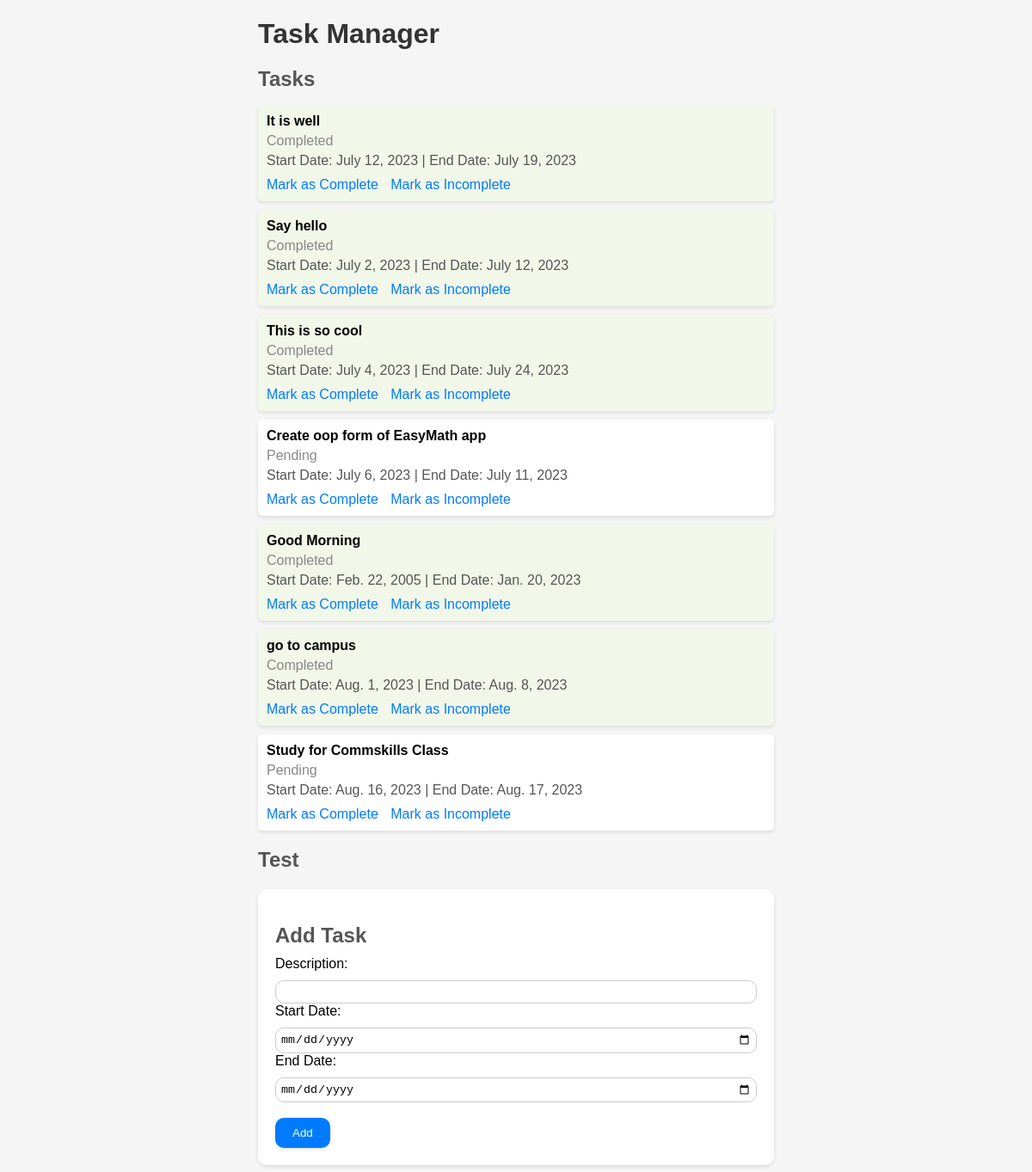
Before: / with the older database file.
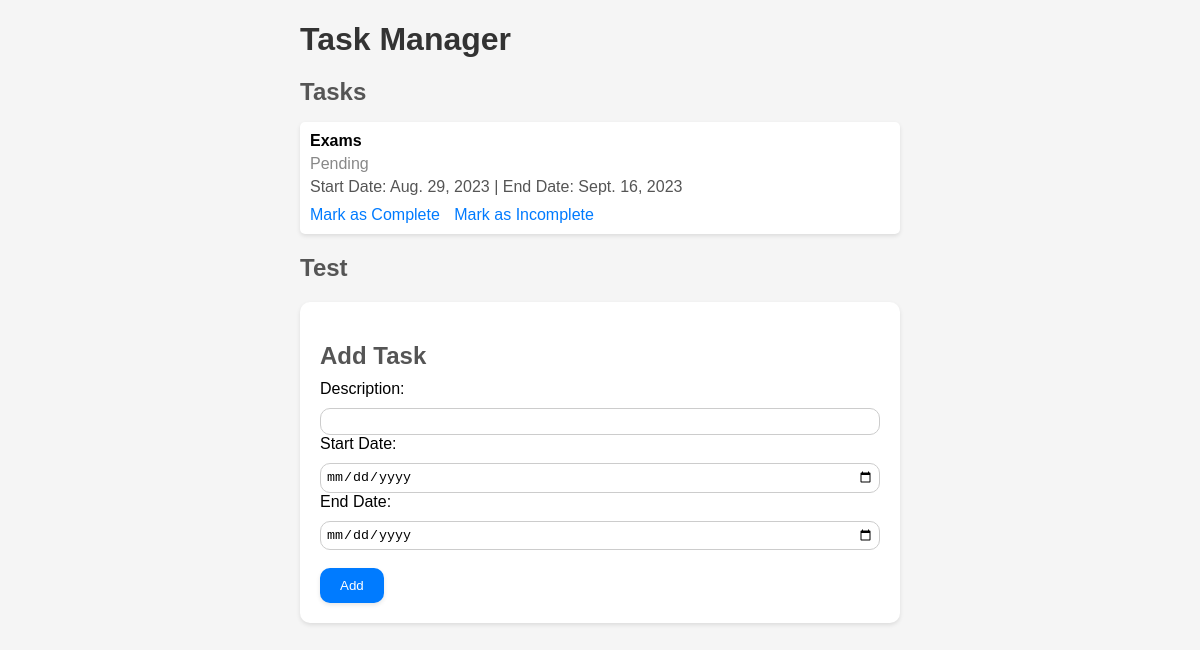
After: the same page with the newer database file.
### tasks/models.py (models this page shows, shortened)
class Task(models.Model):
    description = models.CharField(max_length=100)
    start_date = models.DateField()
    end_date = models.DateField()
    completed = models.BooleanField(default=False)

### tasks/views.py (the view)
# urls.py: path('', views.index, name='index'),
def index(request):
    tasks = Task.objects.all()
    context = {'tasks': tasks}
    return render(request, 'tasks/index.html', context)

### tasks/templates/tasks/index.html (shortened to what this page needs)
<!DOCTYPE html>
<html>
<head>
</head>
<body>
    <h1>Task Manager</h1>
    <h2>Tasks</h2>
    <ul>
        {% for task in tasks %}
        <li {% if task.completed %}class="completed"{% endif %}>
            <div class="task-description">{{ task.description }}</div>
            <div class="task-status">{% if task.completed %}Completed{% else %}Pending{% endif %}</div>
            <div class="task-dates">Start Date: {{ task.start_date }} | End Date: {{ task.end_date }}</div>
            <div class="task-actions">
                <a href="{% url 'complete_task' task.id %}">Mark as Complete</a>
                <a href="{% url 'incomplete_task' task.id %}">Mark as Incomplete</a>
            </div>
        </li>
        {% endfor %}
    </ul>
    <h2> Test </h2>
    <div class="add-task-form">
        <h2>Add Task</h2>
        <form method="post" action="{% url 'add_task' %}">
            <label for="description">Description:</label>
            <input type="text" id="description" name="description" required><br>
            <label for="start_date">Start Date:</label>
            <input type="date" id="start_date" name="start_date" required><br>
            <label for="end_date">End Date:</label>
            <input type="date" id="end_date" name="end_date" required><br><br>
            <button type="submit">Add</button>
        </form>
    </div>
</body>
</html>

### tasks/templates/tasks/index.html (style rules this page uses)
body { font-family: Arial, sans-serif; background-color: #f5f5f5; margin-left: 300px; margin-right: 300px; }
h1 { color: #333; margin-bottom: 20px; }
h2 { color: #555; margin-bottom: 10px; }
ul { list-style-type: none; padding: 0; }
li { margin-bottom: 10px; background-color: #fff; padding: 10px; border-radius: 5px; box-shadow: 0 2px 4px rgba(0, 0, 0, 0.1); }
.task-description { font-weight: bold; margin-bottom: 5px; }
.task-status { color: #888; margin-bottom: 5px; }
.task-dates { color: #555; }
.task-actions { margin-top: 10px; }
.task-actions a { color: #007bff; text-decoration: none; margin-right: 10px; }
.add-task-form { margin-top: 20px; background-color: #fff; padding: 20px; border-radius: 10px; box-shadow: 0 2px 4px rgba(0, 0, 0, 0.1); }
.add-task-form label { display: block; margin-bottom: 10px; }
.add-task-form input[type="text"], .add-task-form input[type="date"] { width: 100%; padding: 5px; border: 1px solid #ccc; border-radius: 10px; box-sizing: border-box; }
.add-task-form button[type="submit"] { background-color: #007bff; color: #fff; border: none; padding: 10px 20px; border-radius: 10px; cursor: pointer; box-shadow: 0 2px 4px rgba(0, 0, 0, 0.1); align-items: center; }

Changed rows visible on the page:
removed Task: description "It is well", completed "Completed", start_date "July 12, 2023", end_date "July 19, 2023"
removed Task: description "Say hello", completed "Completed", start_date "July 2, 2023", end_date "July 12, 2023"
removed Task: description "This is so cool", completed "Completed", start_date "July 4, 2023", end_date "July 24, 2023"
removed Task: description "Create oop form of EasyMath app", completed "Pending", start_date "July 6, 2023", end_date "July 11, 2023"
removed Task: description "Good Morning", completed "Completed", start_date "Feb. 22, 2005", end_date "Jan. 20, 2023"
removed Task: description "go to campus", completed "Completed", start_date "Aug. 1, 2023", end_date "Aug. 8, 2023"
removed Task: description "Study for Commskills Class", completed "Pending", start_date "Aug. 16, 2023", end_date "Aug. 17, 2023"
added Task: description "Exams", completed "Pending", start_date "Aug. 29, 2023", end_date "Sept. 16, 2023"
